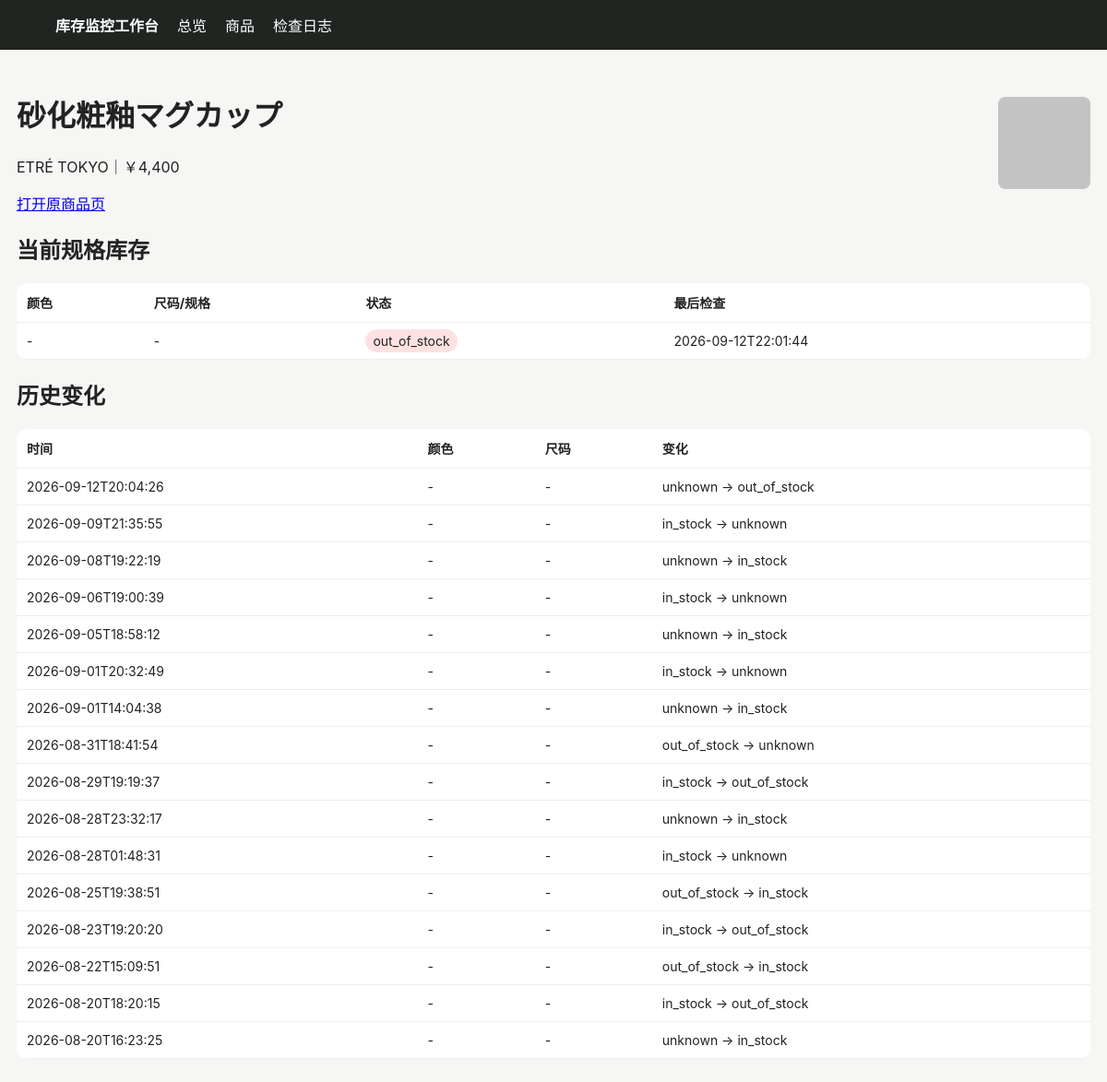
/product/530, run on an earlier commit of the app's database.
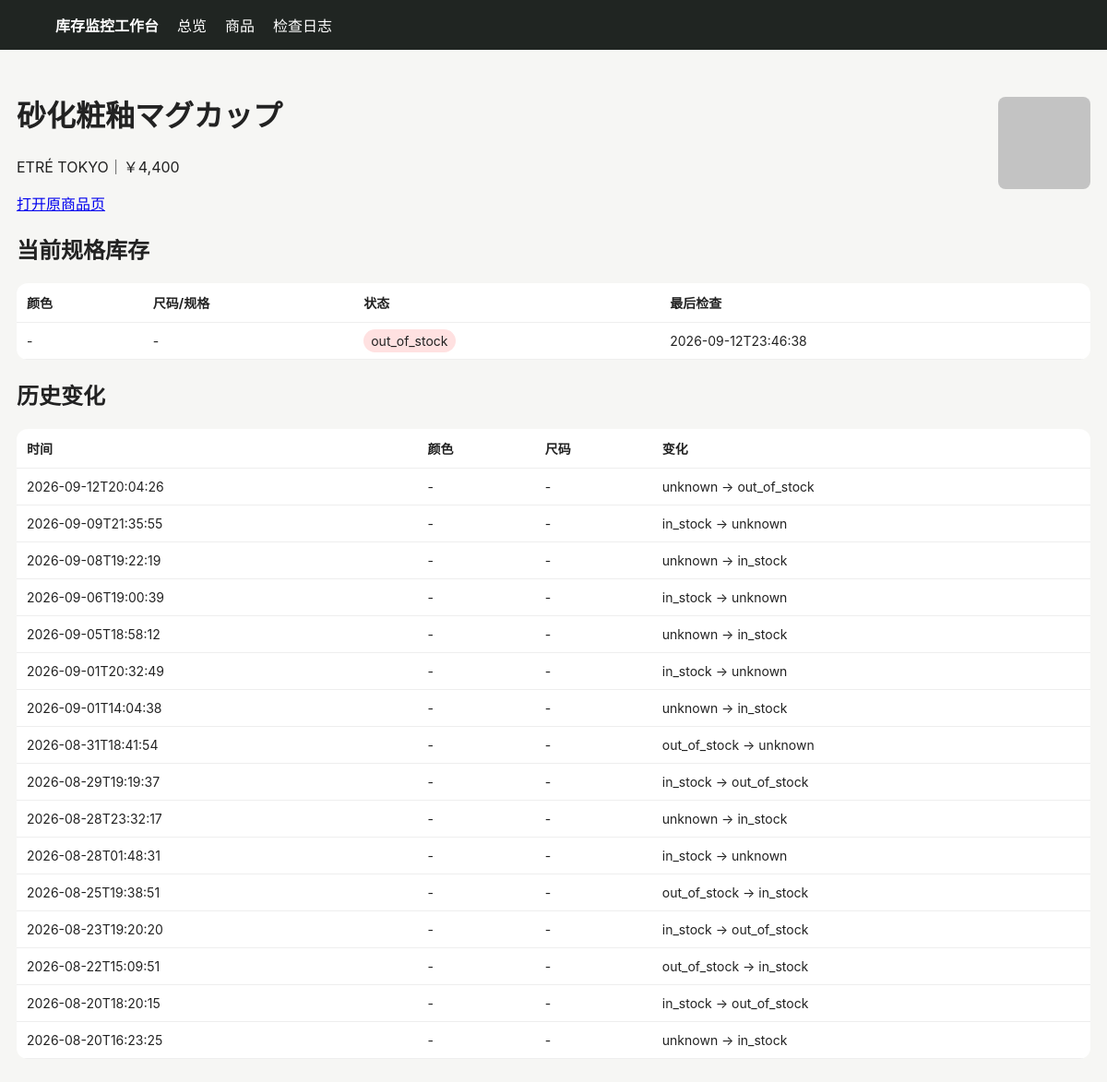
And on a later commit of the database.
### tables this page shows
CREATE TABLE products (
 id INTEGER PRIMARY KEY AUTOINCREMENT,
 site TEXT NOT NULL,
 url TEXT NOT NULL UNIQUE,
 name TEXT NOT NULL,
 price TEXT,
 image_url TEXT,
 first_seen TEXT NOT NULL,
 last_seen TEXT NOT NULL
);

CREATE TABLE variants (
 id INTEGER PRIMARY KEY AUTOINCREMENT,
 product_id INTEGER NOT NULL,
 color TEXT NOT NULL DEFAULT '',
 size TEXT NOT NULL DEFAULT '',
 status TEXT NOT NULL,
 last_checked TEXT NOT NULL,
 UNIQUE(product_id, color, size)
);

CREATE TABLE changes (
 id INTEGER PRIMARY KEY AUTOINCREMENT,
 product_id INTEGER NOT NULL,
 color TEXT NOT NULL DEFAULT '',
 size TEXT NOT NULL DEFAULT '',
 old_status TEXT NOT NULL,
 new_status TEXT NOT NULL,
 detected_at TEXT NOT NULL
);

### app/main.py (the view)
@app.get("/product/{pid}")
def product(request: Request, pid: int):
    with conn() as c:
        p=c.execute("SELECT * FROM products WHERE id=?",(pid,)).fetchone()
        vs=c.execute("SELECT * FROM variants WHERE product_id=? ORDER BY color,size",(pid,)).fetchall()
        cs=c.execute("SELECT * FROM changes WHERE product_id=? ORDER BY detected_at DESC",(pid,)).fetchall()
    return templates.TemplateResponse("product.html", {"request":request,"p":p,"variants":vs,"changes":cs})

### app/templates/product.html
{% extends "base.html" %}{% block content %}<div class="top"><div><h1>{{p.name}}</h1><p>{{p.site}}｜{{p.price}}</p><a href="{{p.url}}" target="_blank">打开原商品页</a></div>{% if p.image_url %}<img class="thumb" style="width:100px;height:100px" src="{{p.image_url}}">{% endif %}</div>
<h2>当前规格库存</h2><table><tr><th>颜色</th><th>尺码/规格</th><th>状态</th><th>最后检查</th></tr>{% for v in variants %}<tr><td>{{v.color or "-"}}</td><td>{{v.size or "-"}}</td><td><span class="badge {{v.status}}">{{v.status}}</span></td><td>{{v.last_checked}}</td></tr>{% endfor %}</table>
<h2>历史变化</h2><table><tr><th>时间</th><th>颜色</th><th>尺码</th><th>变化</th></tr>{% for c in changes %}<tr><td>{{c.detected_at}}</td><td>{{c.color or "-"}}</td><td>{{c.size or "-"}}</td><td>{{c.old_status}} → {{c.new_status}}</td></tr>{% endfor %}</table>{% endblock %}

### app/templates/base.html (shortened to what this page needs)
<!doctype html><html lang="zh-CN"><head><meta charset="utf-8"><meta name="viewport" content="width=device-width,initial-scale=1">
</head><body><nav><strong>库存监控工作台</strong><a href="/">总览</a><a href="/products">商品</a><a href="/logs">检查日志</a></nav><main>{% block content %}{% endblock %}</main></body></html>

### app/templates/base.html (style rules this page uses)
body { font-family:-apple-system,BlinkMacSystemFont,"Segoe UI",sans-serif;background:#f6f6f4;color:#222;margin:0 }
nav { background:#202522;color:#fff;padding:15px 5%;display:flex;gap:20px;align-items:center }
nav a { color:#fff;text-decoration:none }
main { max-width:1180px;margin:25px auto;padding:0 18px }
table { width:100%;border-collapse:collapse;background:#fff;border-radius:12px;overflow:hidden }
th,td { padding:11px;border-bottom:1px solid #eee;text-align:left;font-size:14px }
.badge { padding:4px 8px;border-radius:999px;background:#eee }
.out_of_stock { background:#ffe1e1 }
img.thumb { width:52px;height:52px;object-fit:cover;border-radius:8px }
.top { display:flex;justify-content:space-between;align-items:center;margin-bottom:18px }

What changed in the data, as far as the page shows it:
changed variants "out_of_stock": last_checked "2026-09-12T22:01:44" → "2026-09-12T23:46:38"
